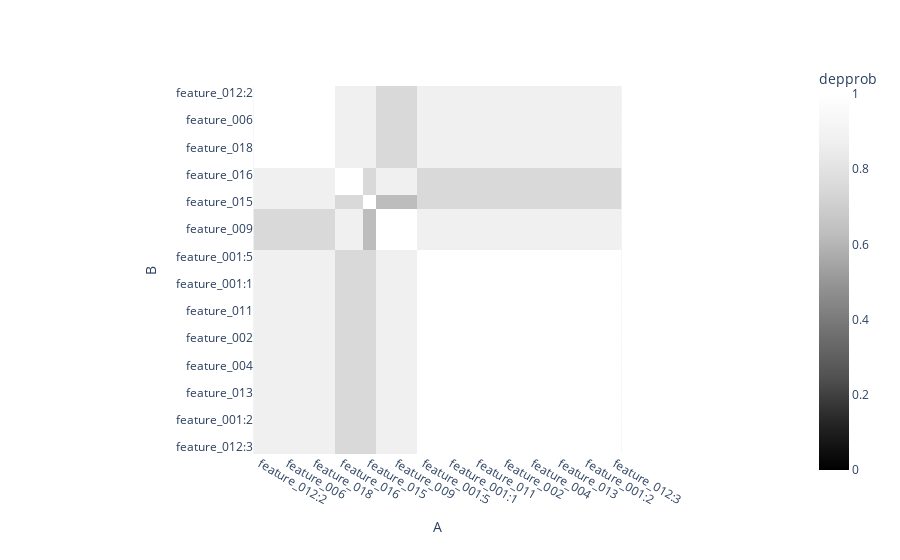

The cell this chart's notebook holds for it:
### Code cell
engine.clustermap(
    'depprob',
    color_continuous_scale='greys_r',
    zmin=0,
    zmax=1
).figure.show()

### Figure 1 — Plotly figure (JSON) as saved in the notebook; plotly's stock layout.template omitted (floating-point values rounded to 4 significant figures; data arrays with more than 128 entries replaced by an {"elided": "..."} marker saying what was removed)
{"data": [{"coloraxis": "coloraxis", "hovertemplate": "A: %{x}<br>B: %{y}<br>depprob: %{z}<extra></extra>", "name": "0", "type": "heatmap", "x": ["feature_012:2", "feature_012:0", "feature_006", "feature_014", "feature_018", "feature_012:1", "feature_016", "feature_017", "feature_015", "feature_010", "feature_009", "feature_008", "feature_001:5", "feature_001:3", "feature_001:1", "high_conf_clean", "feature_011", "feature_005", "feature_002", "feature_003", "feature_004", "feature_007", "feature_013", "is_cheating", "feature_001:2", "feature_001:4", "feature_012:3"], "xaxis": "x", "y": ["feature_012:2", "feature_012:0", "feature_006", "feature_014", "feature_018", "feature_012:1", "feature_016", "feature_017", "feature_015", "feature_010", "feature_009", "feature_008", "feature_001:5", "feature_001:3", "feature_001:1", "high_conf_clean", "feature_011", "feature_005", "feature_002", "feature_003", "feature_004", "feature_007", "feature_013", "is_cheating", "feature_001:2", "feature_001:4", "feature_012:3"], "yaxis": "y", "z": {"elided": "27x27 float values"}}], "layout": {"coloraxis": {"cmax": 1, "cmin": 0, "colorbar": {"title": {"text": "depprob"}}, "colorscale": [[0, "rgb(0,0,0)"], [0.125, "rgb(37,37,37)"], [0.25, "rgb(82,82,82)"], [0.375, "rgb(115,115,115)"], [0.5, "rgb(150,150,150)"], [0.625, "rgb(189,189,189)"], [0.75, "rgb(217,217,217)"], [0.875, "rgb(240,240,240)"], [1, "rgb(255,255,255)"]]}, "margin": {"t": 60}, "xaxis": {"anchor": "y", "constrain": "domain", "domain": [0, 1], "scaleanchor": "y", "title": {"text": "A"}}, "yaxis": {"anchor": "x", "autorange": "reversed", "constrain": "domain", "domain": [0, 1], "title": {"text": "B"}}}}
